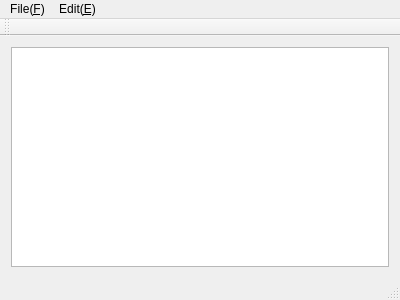
<?xml version="1.0" encoding="UTF-8"?>
<ui version="4.0">
 <class>MainWindow</class>
 <widget class="QMainWindow" name="MainWindow">
  <property name="geometry">
   <rect>
    <x>0</x>
    <y>0</y>
    <width>400</width>
    <height>300</height>
   </rect>
  </property>
  <property name="windowTitle">
   <string>MainWindow</string>
  </property>
  <widget class="QWidget" name="centralWidget">
   <layout class="QGridLayout" name="gridLayout">
    <item row="0" column="0">
     <widget class="QTextEdit" name="textEdit"/>
    </item>
   </layout>
  </widget>
  <widget class="QMenuBar" name="menuBar">
   <property name="geometry">
    <rect>
     <x>0</x>
     <y>0</y>
     <width>400</width>
     <height>22</height>
    </rect>
   </property>
   <widget class="QMenu" name="menuFile_F">
    <property name="title">
     <string>File(&amp;F)</string>
    </property>
    <addaction name="actionNew_N"/>
    <addaction name="actionOpen_O"/>
    <addaction name="separator"/>
    <addaction name="actionSave_S"/>
    <addaction name="actionSaveAs"/>
    <addaction name="separator"/>
    <addaction name="actionClose_W"/>
    <addaction name="actionQuit_Q"/>
   </widget>
   <widget class="QMenu" name="menuEdit_E">
    <property name="title">
     <string>Edit(&amp;E)</string>
    </property>
    <addaction name="actionUndo_U"/>
    <addaction name="separator"/>
    <addaction name="actionCut_X"/>
    <addaction name="actionCopy_C"/>
    <addaction name="actionPast_V"/>
    <addaction name="separator"/>
    <addaction name="actionFind_F"/>
   </widget>
   <addaction name="menuFile_F"/>
   <addaction name="menuEdit_E"/>
  </widget>
  <widget class="QToolBar" name="mainToolBar">
   <attribute name="toolBarArea">
    <enum>TopToolBarArea</enum>
   </attribute>
   <attribute name="toolBarBreak">
    <bool>false</bool>
   </attribute>
  </widget>
  <widget class="QStatusBar" name="statusBar"/>
  <action name="actionNew_N">
   <property name="icon">
    <iconset resource="resources.qrc">
     <normaloff>:/images/images/filenew.png</normaloff>:/images/images/filenew.png</iconset>
   </property>
   <property name="text">
    <string>New(&amp;N)</string>
   </property>
   <property name="statusTip">
    <string>New File</string>
   </property>
   <property name="shortcut">
    <string>Ctrl+N</string>
   </property>
  </action>
  <action name="actionOpen_O">
   <property name="icon">
    <iconset resource="resources.qrc">
     <normaloff>:/images/images/fileopen.png</normaloff>:/images/images/fileopen.png</iconset>
   </property>
   <property name="text">
    <string>Open(&amp;O)</string>
   </property>
   <property name="shortcut">
    <string>Ctrl+O</string>
   </property>
  </action>
  <action name="actionSave_S">
   <property name="icon">
    <iconset resource="resources.qrc">
     <normaloff>:/images/images/filesave.png</normaloff>:/images/images/filesave.png</iconset>
   </property>
   <property name="text">
    <string>Save(&amp;S)</string>
   </property>
   <property name="shortcut">
    <string>Ctrl+S</string>
   </property>
  </action>
  <action name="actionSaveAs">
   <property name="icon">
    <iconset resource="resources.qrc">
     <normaloff>:/images/images/filesaveas.png</normaloff>:/images/images/filesaveas.png</iconset>
   </property>
   <property name="text">
    <string>SaveAs</string>
   </property>
   <property name="shortcut">
    <string>Ctrl+Shift+S</string>
   </property>
  </action>
  <action name="actionClose_W">
   <property name="icon">
    <iconset resource="resources.qrc">
     <normaloff>:/images/images/window-close.png</normaloff>:/images/images/window-close.png</iconset>
   </property>
   <property name="text">
    <string>Close(&amp;W)</string>
   </property>
   <property name="shortcut">
    <string>Ctrl+W</string>
   </property>
  </action>
  <action name="actionQuit_Q">
   <property name="icon">
    <iconset resource="resources.qrc">
     <normaloff>:/images/images/gtk-quit.png</normaloff>:/images/images/gtk-quit.png</iconset>
   </property>
   <property name="text">
    <string>Quit(&amp;Q)</string>
   </property>
  </action>
  <action name="actionUndo_U">
   <property name="icon">
    <iconset resource="resources.qrc">
     <normaloff>:/images/images/edit-undo.png</normaloff>:/images/images/edit-undo.png</iconset>
   </property>
   <property name="text">
    <string>Undo(&amp;Z)</string>
   </property>
   <property name="shortcut">
    <string>Ctrl+Z</string>
   </property>
  </action>
  <action name="actionCut_X">
   <property name="icon">
    <iconset resource="resources.qrc">
     <normaloff>:/images/images/edit-cut.png</normaloff>:/images/images/edit-cut.png</iconset>
   </property>
   <property name="text">
    <string>Cut(&amp;X)</string>
   </property>
   <property name="shortcut">
    <string>Ctrl+X</string>
   </property>
  </action>
  <action name="actionCopy_C">
   <property name="icon">
    <iconset resource="resources.qrc">
     <normaloff>:/images/images/edit-copy.png</normaloff>:/images/images/edit-copy.png</iconset>
   </property>
   <property name="text">
    <string>Copy(&amp;C)</string>
   </property>
   <property name="shortcut">
    <string>Ctrl+C</string>
   </property>
  </action>
  <action name="actionPast_V">
   <property name="icon">
    <iconset resource="resources.qrc">
     <normaloff>:/images/images/edit-paste.png</normaloff>:/images/images/edit-paste.png</iconset>
   </property>
   <property name="text">
    <string>Past(&amp;V)</string>
   </property>
   <property name="toolTip">
    <string>Past(V)</string>
   </property>
   <property name="shortcut">
    <string>Ctrl+V</string>
   </property>
  </action>
  <action name="actionFind_F">
   <property name="icon">
    <iconset resource="resources.qrc">
     <normaloff>:/images/images/edit-find.png</normaloff>:/images/images/edit-find.png</iconset>
   </property>
   <property name="text">
    <string>Find(&amp;F)</string>
   </property>
   <property name="shortcut">
    <string>Ctrl+F</string>
   </property>
  </action>
 </widget>
 <layoutdefault spacing="6" margin="11"/>
 <resources>
  <include location="resources.qrc"/>
 </resources>
 <connections/>
</ui>
